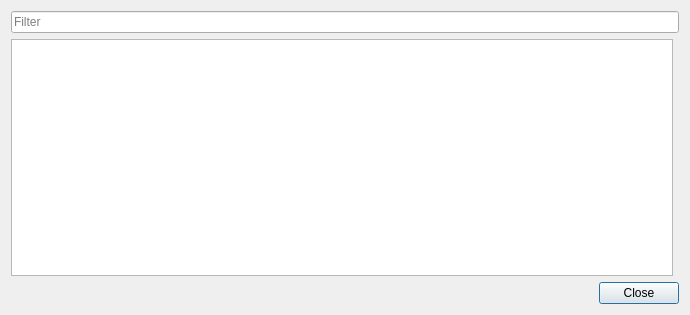
<?xml version="1.0" encoding="UTF-8"?>
<ui version="4.0">
 <class>OpcodeSearcherPlugin::DialogResults</class>
 <widget class="QDialog" name="OpcodeSearcherPlugin::DialogResults">
  <property name="geometry">
   <rect>
    <x>0</x>
    <y>0</y>
    <width>690</width>
    <height>315</height>
   </rect>
  </property>
  <property name="windowTitle">
   <string>Opcode Results</string>
  </property>
  <layout class="QGridLayout" name="gridLayout">
   <item row="1" column="0">
    <widget class="QTableView" name="tableView">
     <property name="font">
      <font>
       <family>Monospace</family>
      </font>
     </property>
     <property name="contextMenuPolicy">
      <enum>Qt::CustomContextMenu</enum>
     </property>
     <property name="editTriggers">
      <set>QAbstractItemView::NoEditTriggers</set>
     </property>
     <property name="alternatingRowColors">
      <bool>true</bool>
     </property>
     <property name="selectionMode">
      <enum>QAbstractItemView::SingleSelection</enum>
     </property>
     <property name="selectionBehavior">
      <enum>QAbstractItemView::SelectRows</enum>
     </property>
     <property name="sortingEnabled">
      <bool>true</bool>
     </property>
     <property name="wordWrap">
      <bool>false</bool>
     </property>
     <attribute name="horizontalHeaderStretchLastSection">
      <bool>true</bool>
     </attribute>
     <attribute name="verticalHeaderVisible">
      <bool>false</bool>
     </attribute>
    </widget>
   </item>
   <item row="0" column="0" colspan="2">
    <widget class="QLineEdit" name="textFilter">
     <property name="placeholderText">
      <string>Filter</string>
     </property>
     <property name="clearButtonEnabled">
      <bool>true</bool>
     </property>
    </widget>
   </item>
   <item row="2" column="0" colspan="2">
    <widget class="QDialogButtonBox" name="buttonBox">
     <property name="orientation">
      <enum>Qt::Horizontal</enum>
     </property>
     <property name="standardButtons">
      <set>QDialogButtonBox::Close</set>
     </property>
    </widget>
   </item>
  </layout>
 </widget>
 <resources/>
 <connections>
  <connection>
   <sender>buttonBox</sender>
   <signal>accepted()</signal>
   <receiver>OpcodeSearcherPlugin::DialogResults</receiver>
   <slot>accept()</slot>
   <hints>
    <hint type="sourcelabel">
     <x>224</x>
     <y>326</y>
    </hint>
    <hint type="destinationlabel">
     <x>157</x>
     <y>274</y>
    </hint>
   </hints>
  </connection>
  <connection>
   <sender>buttonBox</sender>
   <signal>rejected()</signal>
   <receiver>OpcodeSearcherPlugin::DialogResults</receiver>
   <slot>reject()</slot>
   <hints>
    <hint type="sourcelabel">
     <x>292</x>
     <y>332</y>
    </hint>
    <hint type="destinationlabel">
     <x>286</x>
     <y>274</y>
    </hint>
   </hints>
  </connection>
 </connections>
</ui>
